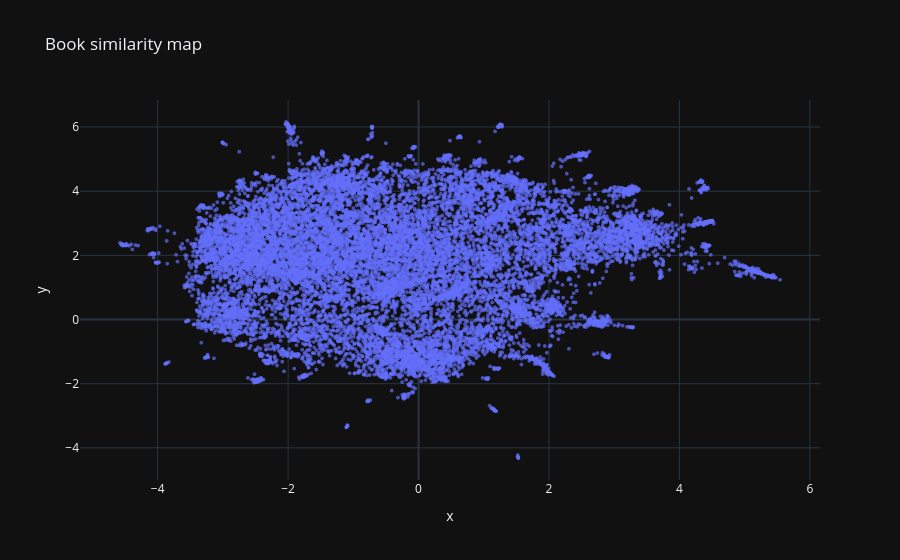

Here is the notebook cell this chart was saved with:
### Markdown cell above
##### 3.1.4 Visualization with Plotly

### Code cell
import plotly.express as px

if 'df' in locals():
    df_transformers = df.copy()

    df_transformers['x'] = embeddings_2d[:, 0]
    df_transformers['y'] = embeddings_2d[:, 1]

    print("Generating interactive plot...")

    fig = px.scatter(
        df_transformers,
        x='x',
        y='y',
        hover_data=['book_title', 'author'],
        title="Book similarity map",
        template='plotly_dark'
    )

    fig.update_traces(marker=dict(size=4, opacity=0.7))
    fig.update_layout(legend_title_text='Main Genre')

    fig.show()

### Figure 1 — Plotly figure (JSON) as saved in the notebook; plotly's stock layout.template omitted (floating-point values rounded to 4 significant figures; data arrays with more than 128 entries replaced by an {"elided": "..."} marker saying what was removed)
{"data": [{"customdata": {"elided": "16220x2 str values"}, "hovertemplate": "x=%{x}<br>y=%{y}<br>book_title=%{customdata[0]}<br>author=%{customdata[1]}<extra></extra>", "legendgroup": "", "marker": {"color": "#636efa", "symbol": "circle", "opacity": 0.7, "size": 4}, "mode": "markers", "name": "", "showlegend": false, "x": {"elided": "16220 float values"}, "xaxis": "x", "y": {"elided": "16220 float values"}, "yaxis": "y", "type": "scattergl"}], "layout": {"xaxis": {"anchor": "y", "domain": [0.0, 1.0], "title": {"text": "x"}}, "yaxis": {"anchor": "x", "domain": [0.0, 1.0], "title": {"text": "y"}}, "legend": {"tracegroupgap": 0, "title": {"text": "Main Genre"}}, "title": {"text": "Book similarity map"}}}
